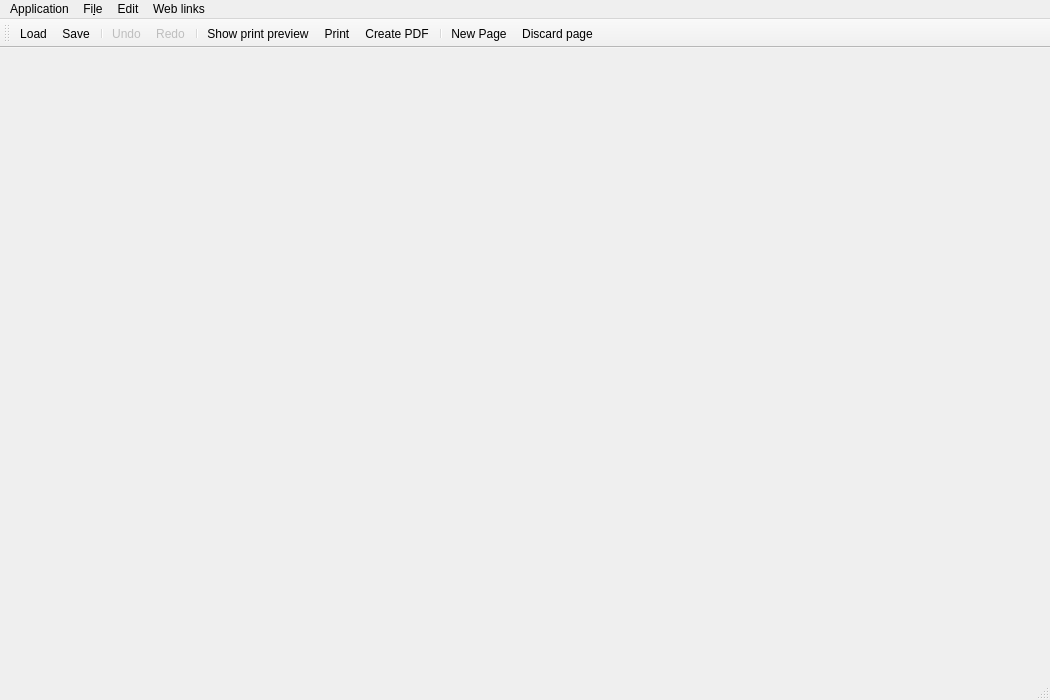
<?xml version="1.0" encoding="UTF-8"?>
<ui version="4.0">
 <class>MainWindow</class>
 <widget class="QMainWindow" name="MainWindow">
  <property name="geometry">
   <rect>
    <x>0</x>
    <y>0</y>
    <width>1050</width>
    <height>700</height>
   </rect>
  </property>
  <property name="windowTitle">
   <string>MTGProxyPrinter</string>
  </property>
  <property name="toolButtonStyle">
   <enum>Qt::ToolButtonStyle::ToolButtonFollowStyle</enum>
  </property>
  <widget class="CentralWidget" name="central_widget"/>
  <widget class="QMenuBar" name="menubar">
   <property name="geometry">
    <rect>
     <x>0</x>
     <y>0</y>
     <width>1050</width>
     <height>30</height>
    </rect>
   </property>
   <widget class="QMenu" name="menu_file">
    <property name="title">
     <string>Fi&amp;le</string>
    </property>
    <widget class="QMenu" name="menu_export">
     <property name="title">
      <string>Export</string>
     </property>
     <property name="icon">
      <iconset theme="document-export"/>
     </property>
     <addaction name="action_print_pdf"/>
     <addaction name="action_export_calibration"/>
     <addaction name="action_export_png"/>
     <addaction name="action_export_cut_template"/>
     <addaction name="separator"/>
     <addaction name="action_export_card_images"/>
    </widget>
    <addaction name="action_new_document"/>
    <addaction name="action_load_document"/>
    <addaction name="action_save_document"/>
    <addaction name="action_save_as"/>
    <addaction name="separator"/>
    <addaction name="action_print_preview"/>
    <addaction name="action_print"/>
    <addaction name="menu_export"/>
    <addaction name="separator"/>
    <addaction name="action_import_deck_list"/>
    <addaction name="action_add_custom_cards"/>
   </widget>
   <widget class="QMenu" name="menu_application">
    <property name="title">
     <string>Application</string>
    </property>
    <addaction name="action_show_settings"/>
    <addaction name="action_show_toolbar"/>
    <addaction name="action_download_card_data"/>
    <addaction name="action_cleanup_local_image_cache"/>
    <addaction name="separator"/>
    <addaction name="action_show_changelog"/>
    <addaction name="action_show_siser_guide"/>
    <addaction name="action_show_about_dialog"/>
    <addaction name="separator"/>
    <addaction name="action_quit"/>
   </widget>
   <widget class="QMenu" name="menu_edit">
    <property name="title">
     <string>Edit</string>
    </property>
    <addaction name="action_undo"/>
    <addaction name="action_redo"/>
    <addaction name="separator"/>
    <addaction name="action_edit_document_settings"/>
    <addaction name="action_compact_document"/>
    <addaction name="action_shuffle_document"/>
    <addaction name="action_download_missing_card_images"/>
    <addaction name="separator"/>
    <addaction name="action_new_page"/>
    <addaction name="action_add_empty_card"/>
    <addaction name="action_discard_page"/>
   </widget>
   <widget class="QMenu" name="menuWeb_links">
    <property name="title">
     <string>Web links</string>
    </property>
    <addaction name="action_web_source_code"/>
    <addaction name="action_web_source_code_github"/>
    <addaction name="action_web_project_on_pypi"/>
    <addaction name="separator"/>
    <addaction name="action_web_contribute_translations"/>
    <addaction name="action_web_kofi"/>
   </widget>
   <addaction name="menu_application"/>
   <addaction name="menu_file"/>
   <addaction name="menu_edit"/>
   <addaction name="menuWeb_links"/>
  </widget>
  <widget class="QStatusBar" name="statusbar"/>
  <widget class="QToolBar" name="toolBar">
   <property name="windowTitle">
    <string>Show toolbar</string>
   </property>
   <property name="toolButtonStyle">
    <enum>Qt::ToolButtonStyle::ToolButtonTextBesideIcon</enum>
   </property>
   <attribute name="toolBarArea">
    <enum>TopToolBarArea</enum>
   </attribute>
   <attribute name="toolBarBreak">
    <bool>false</bool>
   </attribute>
   <addaction name="action_load_document"/>
   <addaction name="action_save_document"/>
   <addaction name="separator"/>
   <addaction name="action_undo"/>
   <addaction name="action_redo"/>
   <addaction name="separator"/>
   <addaction name="action_print_preview"/>
   <addaction name="action_print"/>
   <addaction name="action_print_pdf"/>
   <addaction name="separator"/>
   <addaction name="action_new_page"/>
   <addaction name="action_discard_page"/>
  </widget>
  <action name="action_quit">
   <property name="icon">
    <iconset theme="application-exit"/>
   </property>
   <property name="text">
    <string>&amp;Quit</string>
   </property>
   <property name="shortcut">
    <string>Ctrl+Q</string>
   </property>
   <property name="menuRole">
    <enum>QAction::MenuRole::QuitRole</enum>
   </property>
  </action>
  <action name="action_print">
   <property name="icon">
    <iconset theme="document-print-direct"/>
   </property>
   <property name="text">
    <string>&amp;Print</string>
   </property>
   <property name="toolTip">
    <string>Print the current document</string>
   </property>
   <property name="shortcut">
    <string>Ctrl+P</string>
   </property>
  </action>
  <action name="action_print_preview">
   <property name="icon">
    <iconset theme="document-print-preview"/>
   </property>
   <property name="text">
    <string>&amp;Show print preview</string>
   </property>
   <property name="toolTip">
    <string>Show print preview window</string>
   </property>
  </action>
  <action name="action_print_pdf">
   <property name="icon">
    <iconset theme="viewpdf"/>
   </property>
   <property name="text">
    <string>&amp;Create PDF</string>
   </property>
   <property name="toolTip">
    <string>Create a PDF document</string>
   </property>
  </action>
  <action name="action_discard_page">
   <property name="icon">
    <iconset theme="document-close"/>
   </property>
   <property name="text">
    <string>Discard page</string>
   </property>
   <property name="toolTip">
    <string>Discard this page.</string>
   </property>
  </action>
  <action name="action_show_settings">
   <property name="icon">
    <iconset theme="configure"/>
   </property>
   <property name="text">
    <string>Settings</string>
   </property>
   <property name="menuRole">
    <enum>QAction::MenuRole::PreferencesRole</enum>
   </property>
  </action>
  <action name="action_download_card_data">
   <property name="icon">
    <iconset theme="edit-download"/>
   </property>
   <property name="text">
    <string>Update card data</string>
   </property>
  </action>
  <action name="action_new_page">
   <property name="icon">
    <iconset theme="document-new"/>
   </property>
   <property name="text">
    <string>New Page</string>
   </property>
   <property name="toolTip">
    <string>Add a new, empty page.</string>
   </property>
  </action>
  <action name="action_save_document">
   <property name="icon">
    <iconset theme="document-save"/>
   </property>
   <property name="text">
    <string>Save</string>
   </property>
   <property name="shortcut">
    <string>Ctrl+S</string>
   </property>
  </action>
  <action name="action_new_document">
   <property name="icon">
    <iconset theme="document-replace"/>
   </property>
   <property name="text">
    <string>New</string>
   </property>
   <property name="shortcut">
    <string>Ctrl+N</string>
   </property>
  </action>
  <action name="action_load_document">
   <property name="icon">
    <iconset theme="document-open"/>
   </property>
   <property name="text">
    <string>Load</string>
   </property>
   <property name="shortcut">
    <string>Ctrl+L</string>
   </property>
  </action>
  <action name="action_save_as">
   <property name="icon">
    <iconset theme="document-save-as"/>
   </property>
   <property name="text">
    <string>Save as …</string>
   </property>
  </action>
  <action name="action_show_about_dialog">
   <property name="text">
    <string>About …</string>
   </property>
   <property name="menuRole">
    <enum>QAction::MenuRole::AboutRole</enum>
   </property>
  </action>
  <action name="action_show_changelog">
   <property name="text">
    <string>Show Changelog</string>
   </property>
  </action>
  <action name="action_show_siser_guide">
   <property name="icon">
    <iconset theme="help-contents"/>
   </property>
   <property name="text">
    <string>Siser Print &amp; Cut Guide</string>
   </property>
  </action>
  <action name="action_compact_document">
   <property name="icon">
    <iconset theme="format-align-vertical-top"/>
   </property>
   <property name="text">
    <string>Compact document</string>
   </property>
   <property name="toolTip">
    <string>Minimize page count: Fill empty slots on pages by moving cards from the end of the document</string>
   </property>
  </action>
  <action name="action_edit_document_settings">
   <property name="icon">
    <iconset theme="document-properties"/>
   </property>
   <property name="text">
    <string>Edit document settings</string>
   </property>
   <property name="toolTip">
    <string>Configure page size, margins, image spacings for the currently edited document.</string>
   </property>
  </action>
  <action name="action_import_deck_list">
   <property name="icon">
    <iconset theme="document-import"/>
   </property>
   <property name="text">
    <string>Import deck list</string>
   </property>
   <property name="toolTip">
    <string>Import a deck list from online sources</string>
   </property>
  </action>
  <action name="action_cleanup_local_image_cache">
   <property name="icon">
    <iconset theme="edit-clear-history"/>
   </property>
   <property name="text">
    <string>Cleanup card images</string>
   </property>
   <property name="toolTip">
    <string>Delete locally stored card images you no longer need.</string>
   </property>
  </action>
  <action name="action_show_toolbar">
   <property name="checkable">
    <bool>true</bool>
   </property>
   <property name="checked">
    <bool>true</bool>
   </property>
   <property name="text">
    <string>Show toolbar</string>
   </property>
   <property name="shortcut">
    <string>Ctrl+M</string>
   </property>
  </action>
  <action name="action_download_missing_card_images">
   <property name="icon">
    <iconset theme="edit-download"/>
   </property>
   <property name="text">
    <string>Download missing card images</string>
   </property>
  </action>
  <action name="action_shuffle_document">
   <property name="icon">
    <iconset theme="shuffle"/>
   </property>
   <property name="text">
    <string>Shuffle document</string>
   </property>
   <property name="toolTip">
    <string>Randomly rearrange all card image.
If you want to quickly print a full deck for playing,
use this to reduce the initial deck shuffling required</string>
   </property>
  </action>
  <action name="action_undo">
   <property name="enabled">
    <bool>false</bool>
   </property>
   <property name="icon">
    <iconset theme="edit-undo"/>
   </property>
   <property name="text">
    <string>Undo</string>
   </property>
  </action>
  <action name="action_redo">
   <property name="enabled">
    <bool>false</bool>
   </property>
   <property name="icon">
    <iconset theme="edit-redo"/>
   </property>
   <property name="text">
    <string>Redo</string>
   </property>
  </action>
  <action name="action_add_empty_card">
   <property name="icon">
    <iconset theme="list-add"/>
   </property>
   <property name="text">
    <string>Add empty card to page</string>
   </property>
   <property name="toolTip">
    <string>Add an empty spacer filling a card slot</string>
   </property>
  </action>
  <action name="action_add_custom_cards">
   <property name="icon">
    <iconset theme="list-add"/>
   </property>
   <property name="text">
    <string>Add custom cards</string>
   </property>
  </action>
  <action name="action_export_png">
   <property name="icon">
    <iconset theme="document-export"/>
   </property>
   <property name="text">
    <string>Export as image sequence</string>
   </property>
   <property name="toolTip">
    <string>Export document as an image sequence</string>
   </property>
  </action>
  <action name="action_export_calibration">
   <property name="icon">
    <iconset theme="document-export"/>
   </property>
   <property name="text">
    <string>Export current page calibration sheet (PDF)…</string>
   </property>
   <property name="toolTip">
    <string>Export card outlines, scale references, and the selected registration marks without card artwork.</string>
   </property>
  </action>
  <action name="action_export_cut_template">
   <property name="icon">
    <iconset theme="document-export"/>
   </property>
   <property name="text">
    <string>Export current page cut template (SVG)…</string>
   </property>
   <property name="toolTip">
    <string>Export rounded regular card outlines and square oversized card outlines at the document’s paper size. Registration marks and printer corrections are not included.</string>
   </property>
  </action>
  <action name="action_export_card_images">
   <property name="icon">
    <iconset theme="document-export"/>
   </property>
   <property name="text">
    <string>Export individual card images</string>
   </property>
   <property name="toolTip">
    <string>Export all card images to a directory</string>
   </property>
  </action>
  <action name="action_web_source_code">
   <property name="icon">
    <iconset theme="globe"/>
   </property>
   <property name="text">
    <string>Source Code</string>
   </property>
  </action>
  <action name="action_web_source_code_github">
   <property name="icon">
    <iconset theme="globe"/>
   </property>
   <property name="text">
    <string>Source Code (GitHub)</string>
   </property>
  </action>
  <action name="action_web_contribute_translations">
   <property name="icon">
    <iconset theme="translate"/>
   </property>
   <property name="text">
    <string>Contribute Translations</string>
   </property>
  </action>
  <action name="action_web_kofi">
   <property name="text">
    <string>Support development on Ko-Fi</string>
   </property>
  </action>
  <action name="action_web_project_on_pypi">
   <property name="icon">
    <iconset theme="globe"/>
   </property>
   <property name="text">
    <string>Project on PyPI</string>
   </property>
  </action>
 </widget>
 <customwidgets>
  <customwidget>
   <class>CentralWidget</class>
   <extends>QWidget</extends>
   <header>mtg_proxy_printer.ui.central_widget</header>
   <container>1</container>
  </customwidget>
 </customwidgets>
 <resources/>
 <connections>
  <connection>
   <sender>action_show_toolbar</sender>
   <signal>toggled(bool)</signal>
   <receiver>toolBar</receiver>
   <slot>setVisible(bool)</slot>
  </connection>
  <connection>
   <sender>toolBar</sender>
   <signal>visibilityChanged(bool)</signal>
   <receiver>action_show_toolbar</receiver>
   <slot>setChecked(bool)</slot>
  </connection>
 </connections>
</ui>
